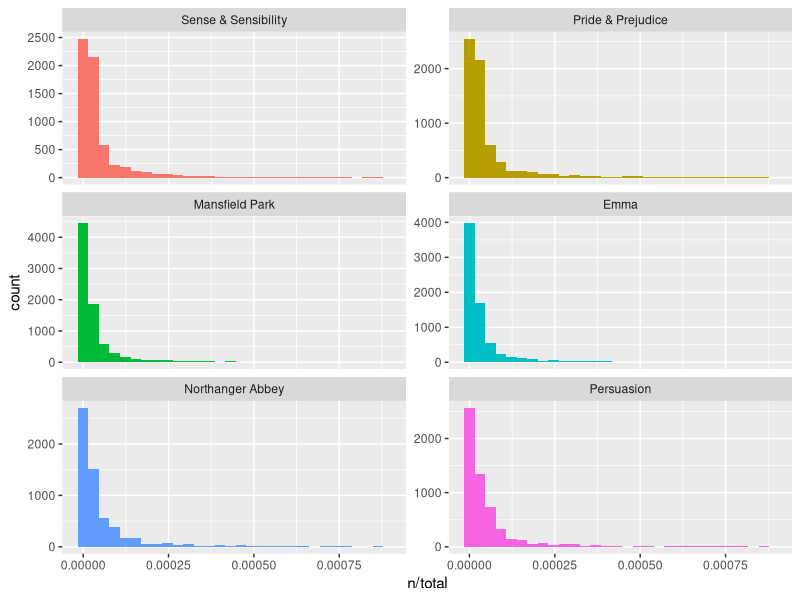
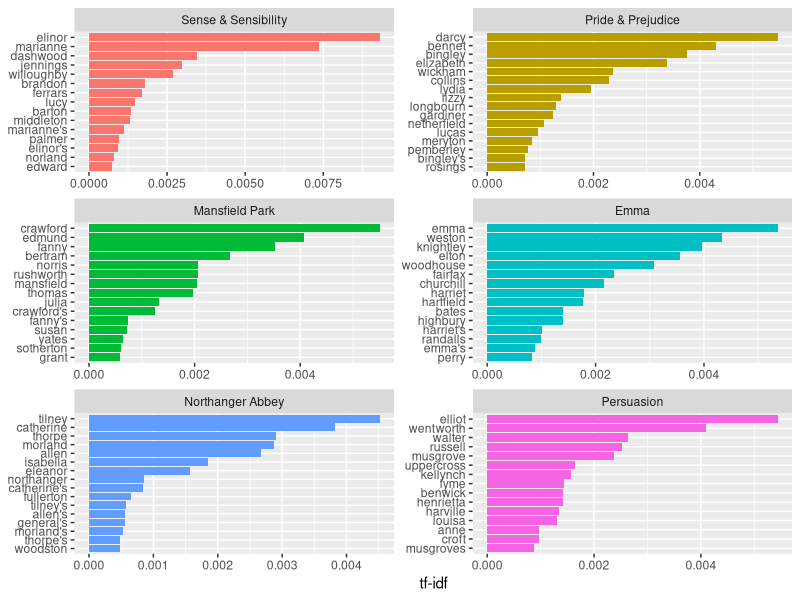

Write the R code that produced these figures, in order.
## ---- chunk 1
knitr::opts_chunk$set(echo = TRUE)
## ---- chunk 2
library(dplyr)
library(janeaustenr)
library(tidytext)
library(ggplot2)
## ---- chunk 3
book_words <- austen_books() %>%
  unnest_tokens(word, text) %>%
  count(book, word, sort = TRUE) %>%
  ungroup()

total_words <- book_words %>% 
  group_by(book) %>% 
  summarize(total = sum(n))

book_words <- left_join(book_words, total_words)

book_words
## ---- chunk 4
ggplot(book_words, aes(n/total, fill = book)) +
  geom_histogram(show.legend = FALSE) +
  xlim(NA, 0.0009) +
  facet_wrap(~book, ncol = 2, scales = "free_y")
## ---- chunk 5
book_words <- book_words %>%
  bind_tf_idf(word, book, n)

book_words %>%
  arrange(desc(tf_idf)) %>%
  mutate(word = factor(word, levels = rev(unique(word)))) %>% 
  group_by(book) %>% 
  top_n(15) %>% 
  ungroup %>%
  ggplot(aes(word, tf_idf, fill = book)) +
  geom_col(show.legend = FALSE) +
  labs(x = NULL, y = "tf-idf") +
  facet_wrap(~book, ncol = 2, scales = "free") +
  coord_flip()
